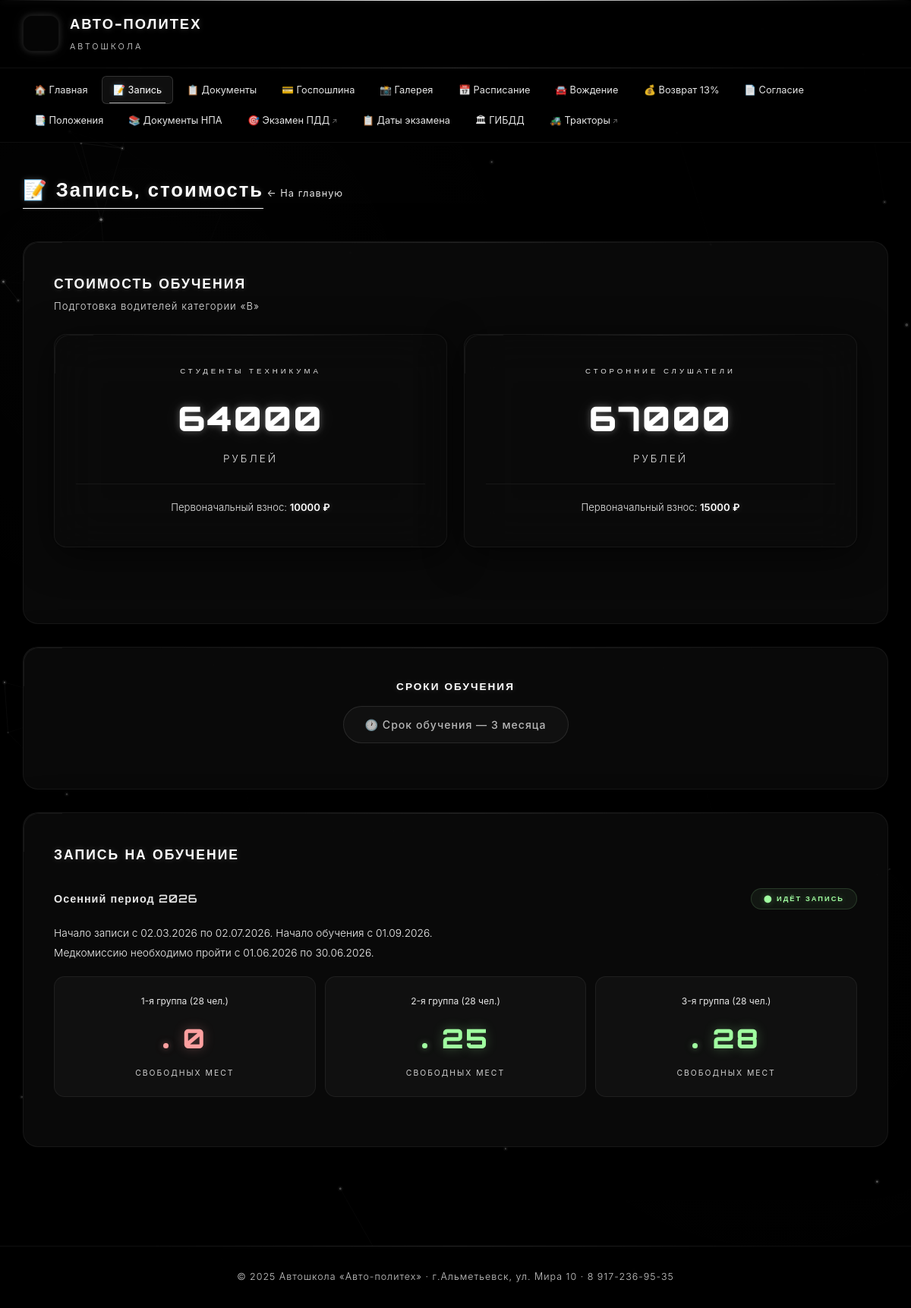
Screenshot of /enrollment/ with the database file from the repository.
### main/models.py (models this page shows, shortened)
class PricingInfo(models.Model):
    student_price = models.IntegerField('Цена для студентов', default=64000)
    external_price = models.IntegerField('Цена для сторонних', default=67000)
    student_initial_payment = models.IntegerField('Первоначальный взнос студенты', default=10000)
    external_initial_payment = models.IntegerField('Первоначальный взнос сторонние', default=15000)
    training_duration = models.CharField('Срок обучения', max_length=100, default='3 месяца')
    category = models.CharField('Категория', max_length=10, default='В')
    class Meta:
        verbose_name = 'Стоимость обучения'
        verbose_name_plural = 'Стоимость обучения'
    @classmethod
    def load(cls):
        obj, created = cls.objects.get_or_create(pk=1)
        return obj

class EnrollmentPeriod(models.Model):
    SEASON_CHOICES = [
        ('winter', 'Зимний'),
        ('spring', 'Весенний'),
        ('summer', 'Летний'),
        ('autumn', 'Осенний'),
    ]
    STATUS_CHOICES = [
        ('recording', 'Идёт запись'),
        ('completed', 'Набор завершен'),
        ('training', 'Идёт обучение'),
    ]
    season = models.CharField('Сезон', max_length=20, choices=SEASON_CHOICES)
    year = models.IntegerField('Год')
    status = models.CharField('Статус', max_length=20, choices=STATUS_CHOICES, default='recording')
    recording_start = models.DateField('Начало записи', null=True, blank=True)
    recording_end = models.DateField('Конец записи', null=True, blank=True)
    training_start = models.DateField('Начало обучения', null=True, blank=True)
    med_commission_start = models.DateField('Медкомиссия с', null=True, blank=True)
    med_commission_end = models.DateField('Медкомиссия по', null=True, blank=True)
    additional_info = models.TextField('Дополнительная информация', blank=True)
    order = models.IntegerField('Порядок отображения', default=0)
    class Meta:
        verbose_name = 'Период набора'
        verbose_name_plural = 'Периоды набора'
        ordering = ['-order', '-year']

class EnrollmentGroup(models.Model):
    period = models.ForeignKey(EnrollmentPeriod, on_delete=models.CASCADE, related_name='groups',
                               verbose_name='Период')
    group_number = models.IntegerField('Номер группы')
    max_students = models.IntegerField('Максимум студентов', default=28)
    free_places = models.IntegerField('Свободных мест', default=28)
    class Meta:
        verbose_name = 'Группа набора'
        verbose_name_plural = 'Группы набора'
        ordering = ['group_number']

class SiteSettings(models.Model):
    phone = models.CharField('Телефон', max_length=100, default='8 917-236-95-35')
    address = models.CharField('Адрес', max_length=300, default='г.Альметьевск, ул. Мира 10')
    office_room = models.CharField('Кабинет записи', max_length=50, default='№312')
    work_hours = models.CharField('Время работы', max_length=200,
                                  default='понедельник-пятница с 8:00 до 16:00 (обед с 12:00 до 13:00)')
    director_name = models.CharField('Руководитель', max_length=200, default='Алаев Владимир Петрович')
    director_office = models.CharField('Кабинет руководителя', max_length=50, default='220 кабинет')
    gosposhlina_link = models.URLField('Ссылка для оплаты госпошлины', max_length=500, blank=True)
    class Meta:
        verbose_name = 'Настройки сайта'
        verbose_name_plural = 'Настройки сайта'
    @classmethod
    def load(cls):
        obj, created = cls.objects.get_or_create(pk=1)
        return obj

### main/views.py (the view)
# urls.py: path('enrollment/', views.enrollment, name='enrollment'),
def enrollment(request):
    pricing = PricingInfo.load()
    periods = EnrollmentPeriod.objects.prefetch_related('groups').all()
    context = {
        'pricing': pricing,
        'periods': periods,
    }
    return render(request, 'main/enrollment.html', context)

### main/context_processors.py (called while the page is built)
def site_settings(request):
    try:
        settings = SiteSettings.load()
    except Exception:
        settings = None
    return {'site_settings': settings}

### main/templates/main/enrollment.html (shortened to what this page needs)
{% extends 'main/base.html' %}
{% block content %}
<div class="page-header">
    <h2>📝 Запись, стоимость</h2>
    <a href="{% url 'main:index' %}" class="back-link">← На главную</a>
</div>
<div class="glass-card">
    <h3 class="section-title" style="font-size: 1.1rem; margin-bottom: 5px;">Стоимость обучения</h3>
    <p class="section-subtitle" style="margin-bottom: 25px;">Подготовка водителей категории «{{ pricing.category }}»</p>
    <div class="price-cards">
        <div class="glass-card glass-card-sm price-card">
            <p class="price-label">Студенты техникума</p>
            <p class="price-value">{{ pricing.student_price|floatformat:0 }}</p>
            <p class="price-unit">рублей</p>
            <p class="initial-payment">Первоначальный взнос: <strong>{{ pricing.student_initial_payment|floatformat:0 }} ₽</strong></p>
        </div>
        <div class="glass-card glass-card-sm price-card">
            <p class="price-label">Сторонние слушатели</p>
            <p class="price-value">{{ pricing.external_price|floatformat:0 }}</p>
            <p class="price-unit">рублей</p>
            <p class="initial-payment">Первоначальный взнос: <strong>{{ pricing.external_initial_payment|floatformat:0 }} ₽</strong></p>
        </div>
    </div>
</div>
<div class="glass-card" style="text-align: center;">
    <h3 class="section-title" style="margin-bottom: 15px;">Сроки обучения</h3>
    <div class="duration-badge">
        🕐 Срок обучения — {{ pricing.training_duration }}
    </div>
</div>
<div class="glass-card">
    <h3 class="section-title" style="font-size: 1.1rem; margin-bottom: 30px;">Запись на обучение</h3>
    {% for period in periods %}
    <div class="enrollment-period">
        <div class="period-header">
            <h3>{{ period.get_season_display }} период {{ period.year }}</h3>
            <span class="status-badge {% if period.status == 'recording' %}status-recording{% elif period.status == 'completed' %}status-completed{% else %}status-training{% endif %}">
                {% if period.status == 'recording' %}⬤ Идёт запись
                {% elif period.status == 'completed' %}⬤ Набор завершен
                {% else %}⬤ Идёт обучение{% endif %}
            </span>
        </div>
        {% if period.recording_start and period.recording_end and period.status == 'recording' %}
        <p class="period-info">
            Начало записи с {{ period.recording_start|date:"d.m.Y" }} по {{ period.recording_end|date:"d.m.Y" }}.
            {% if period.training_start %}Начало обучения с {{ period.training_start|date:"d.m.Y" }}.{% endif %}
            {% if period.med_commission_start and period.med_commission_end %}
            <br>Медкомиссию необходимо пройти с {{ period.med_commission_start|date:"d.m.Y" }} по {{ period.med_commission_end|date:"d.m.Y" }}.
            {% endif %}
        </p>
        {% elif period.status == 'completed' %}
        <p class="period-info">
            Набор на {{ period.get_season_display|lower }} период {{ period.year }} завершен.
            {% if period.training_start %}Начало обучения с {{ period.training_start|date:"d.m.Y" }}.{% endif %}
        </p>
        {% elif period.status == 'training' %}
        <p class="period-info">
            Набор на {{ period.get_season_display|lower }} период {{ period.year }} завершен. Идёт обучение.
        </p>
        {% endif %}
        <div class="groups-grid">
            {% for group in period.groups.all %}
            <div class="group-card">
                <p class="group-name">{{ group.group_number }}-я группа ({{ group.max_students }} чел.)</p>
                <p class="group-places {% if group.free_places == 0 %}full{% else %}available{% endif %}">
                    <span class="pulse-dot {% if group.free_places == 0 %}red{% else %}green{% endif %}"></span>
                    {{ group.free_places }}
                </p>
                <p class="group-max">свободных мест</p>
            </div>
            {% endfor %}
        </div>
    </div>
    {% endfor %}
</div>
{% endblock %}

### main/templates/main/base.html (shortened to what this page needs)
{% load static %}
<!DOCTYPE html>
<html lang="ru">
<head>
    <link rel="stylesheet" href="{% static 'main/css/style.css' %}">
</head>
<body>
    <header class="header">
        <div class="header-content">
            <a href="{% url 'main:index' %}" class="logo">
                <div class="logo-icon"><img src=""></div>
                <div class="logo-text">
                    <h1>АВТО-ПОЛИТЕХ</h1>
                    <span>Автошкола</span>
                </div>
            </a>
        </div>
    </header>
    <nav class="nav">
        <div class="nav-content">
            <ul class="nav-list">
                <li><a href="{% url 'main:index' %}" {% if request.resolver_match.url_name == 'index' %}class="active"{% endif %}>🏠 Главная</a></li>
                <li><a href="{% url 'main:enrollment' %}" {% if request.resolver_match.url_name == 'enrollment' %}class="active"{% endif %}>📝 Запись</a></li>
                <li><a href="{% url 'main:documents' %}" {% if request.resolver_match.url_name == 'documents' %}class="active"{% endif %}>📋 Документы</a></li>
                <li><a href="{% url 'main:fee_info' %}" {% if request.resolver_match.url_name == 'fee_info' %}class="active"{% endif %}>💳 Госпошлина</a></li>
                <li><a href="{% url 'main:gallery' %}" {% if request.resolver_match.url_name == 'gallery' %}class="active"{% endif %}>📸 Галерея</a></li>
                <li><a href="{% url 'main:schedule' %}" {% if request.resolver_match.url_name == 'schedule' %}class="active"{% endif %}>📅 Расписание</a></li>
                <li><a href="{% url 'main:driving_schedules' %}" {% if request.resolver_match.url_name == 'driving_schedules' %}class="active"{% endif %}>🚘 Вождение</a></li>
                <li><a href="{% url 'main:tax_return' %}" {% if request.resolver_match.url_name == 'tax_return' %}class="active"{% endif %}>💰 Возврат 13%</a></li>
                <li><a href="{% url 'main:consent' %}" {% if request.resolver_match.url_name == 'consent' %}class="active"{% endif %}>📄 Согласие</a></li>
                <li><a href="{% url 'main:regulations' %}" {% if request.resolver_match.url_name == 'regulations' %}class="active"{% endif %}>📑 Положения</a></li>
                <li><a href="{% url 'main:normative_docs' %}" {% if request.resolver_match.url_name == 'normative_docs' %}class="active"{% endif %}>📚 Документы НПА</a></li>
                <li><a href="https://pddlife.com/" target="_blank" class="external">🎯 Экзамен ПДД</a></li>
                <li><a href="{% url 'main:exam_dates' %}" {% if request.resolver_match.url_name == 'exam_dates' %}class="active"{% endif %}>📋 Даты экзамена</a></li>
                <li><a href="{% url 'main:gibdd_dates' %}" {% if request.resolver_match.url_name == 'gibdd_dates' %}class="active"{% endif %}>🏛 ГИБДД</a></li>
                <li><a href="https://gtn-exam.ru/" target="_blank" class="external">🚜 Тракторы</a></li>
            </ul>
        </div>
    </nav>
    <main class="main-content">
        {% block content %}{% endblock %}
    </main>
    <footer class="footer">
        <p>© 2025 Автошкола «Авто-политех» · {% if site_settings %}{{ site_settings.address }}{% else %}г.Альметьевск, ул. Мира 10{% endif %} · {% if site_settings %}{{ site_settings.phone }}{% else %}8 917-236-95-35{% endif %}</p>
    </footer>
</body>
</html>

### rows the page displays
PricingInfo: category "В", student_price "64000", student_initial_payment "10000", external_price "67000", external_initial_payment "15000", training_duration "3 месяца"
EnrollmentPeriod: season "Осенний", year "2026", status "⬤ ИДЁТ ЗАПИСЬ", recording_start "02.03.2026", recording_end "02.07.2026", training_start "01.09.2026", med_commission_start "01.06.2026", med_commission_end "30.06.2026"
EnrollmentGroup: group_number "1", max_students "28", free_places "0"
EnrollmentGroup: group_number "2", max_students "28", free_places "25"
EnrollmentGroup: group_number "3", max_students "28", free_places "28"
SiteSettings: address "г.Альметьевск, ул. Мира 10", phone "8 917-236-95-35"
